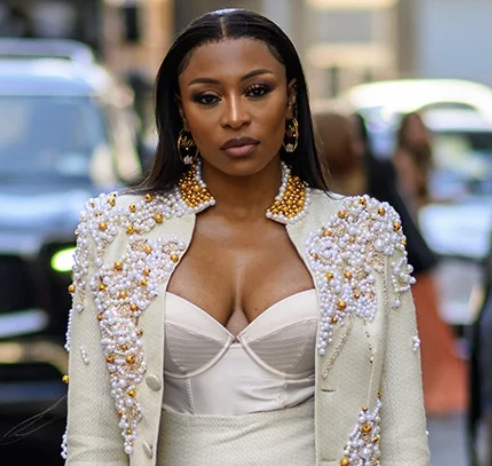
#> input picture python/photo/celeb1.png, 492 x 466 px; its folder holds only this picture in this run
$ python main.py
#> lines starting #> are read from the running program, lines starting #| are printed output that depends on the picture; after the words box and inside, x2 and y2 are one past the last pixel; in counts of white or black regions, pixels touching at a corner belong together
#> further down, img is the input picture: shape (466, 492, 3); mean B, G, R 132.5, 136.3, 143.9
"""
Python script for detecting and blurring faces
"""
from pathlib import Path
from matplotlib import pyplot as plt
#import OpenCV library
import cv2

# test: reading an image
#img = Image.open('photo/celeb1.png')
#img.show()

"""
Convert to gray for opencv bc it expects gray images
Source: https://www.superdatascience.com/blogs/opencv-face-detection
"""
def convert_to_rgb(img): # cv loads images into bgr by default
    """Converts image colours from BGR to RGB

    Args:
        img (numpy.ndarray) : image in BGR colour

    Returns:
        Return the image in RGB colours
    """
    return cv2.cvtColor(img, cv2.COLOR_BGR2RGB) # convert images to different color

# loading up cascade classifier training file for haarcascade
haar_face_cascade = cv2.CascadeClassifier('data/haarcascade_frontalface_alt.xml')

def detect_faces(f_cascade, colored_img, scaleFactor = 1.1):
    """Face detection grouped in a function

    Args:
        f_cascade (cv2.CascadeClassifier): Haar face classifier used for face detection
        colored_img (numpy.ndarray) : image in BGR colours
        scaleFactor (float): 1.1, compensates when 1 face appears bigger than others

    Returns:
        Return the image with the detected face in a rectangle
    """
    img_copy = colored_img.copy()

    gray = cv2.cvtColor(img_copy, cv2.COLOR_BGR2GRAY)

    # multiscale: scans and detect faces + returns points of face in rect(x,y,w,h)
    # scaleFactor: compensates when 1 face appears bigger than others
    # minNeighbors: moving windows to detect
    faces = f_cascade.detectMultiScale(gray, scaleFactor=scaleFactor, minNeighbors=5)
    print('Faces found: ', len(faces)) # give the number of faces

    for (x, y, w, h) in faces:
        cv2.rectangle(img_copy, (x, y), (x+w, y+h), (0, 255, 0), 2)
    return img_copy

def blur_detect_faces(f_cascade, colored_img, scaleFactor = 1.1):
    """Blur effect on a detected face

    Args:
        f_cascade (cv2.CascadeClassifier): Haar face classifier used for face detection
        colored_img (numpy.ndarray) : image in BGR colours
        scaleFactor (float): 1.1, compensates when 1 face appears bigger than others

    Returns:
        Return the image with blurred detected faces in a rectangle
    """
#> called with scaleFactor = 1.1
    img_copy = colored_img.copy()

    gray = cv2.cvtColor(img_copy, cv2.COLOR_BGR2GRAY)
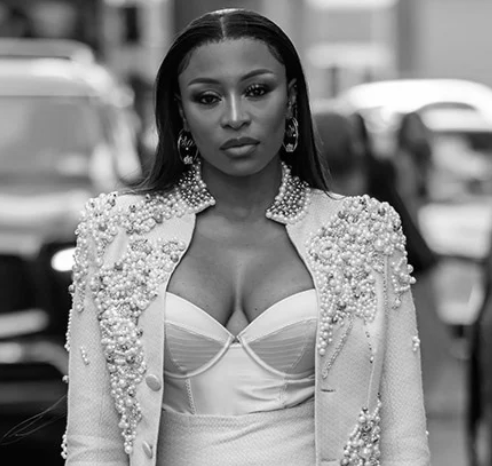
#> gray: shape (466, 492); min 0, max 255, mean 138.1

    faces = f_cascade.detectMultiScale(gray, scaleFactor=scaleFactor, minNeighbors=5)
#> faces = [[168, 42, 132, 132]]
    #print('Faces found: ', len(faces))

    #https://www.geeksforgeeks.org/python/how-to-blur-faces-in-images-using-opencv-in-python/
    for (x, y, w, h) in faces: # loop over faces
        cv2.rectangle(img_copy, (x, y), (x+w, y+h), (0, 255, 0), 2)
        #blur effect
        roi = img_copy[y:y+h, x:x+w] # extracts face region
        roi = cv2.GaussianBlur(roi, (75, 75), 30) # here to change the intensity of the blur
        img_copy[y:y+h, x:x+w] = roi # replaces original face with blurred face
#> this loop made 1 pass
#> pass 1, in blur_detect_faces, `roi = img_copy[y:y+h, x:x+w]`:
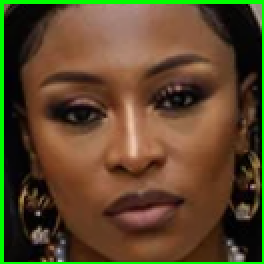
#> roi: shape (132, 132, 3) (shown 2 times larger); mean B, G, R 42.2, 71.3, 91.1
#> pass 1, in blur_detect_faces, `roi = cv2.GaussianBlur(roi, (75, 75), 30)`:
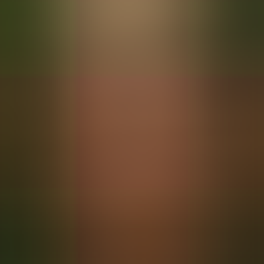
#> roi: shape (132, 132, 3) (shown 2 times larger); mean B, G, R 42.7, 68.3, 92.2
#> after the loop:
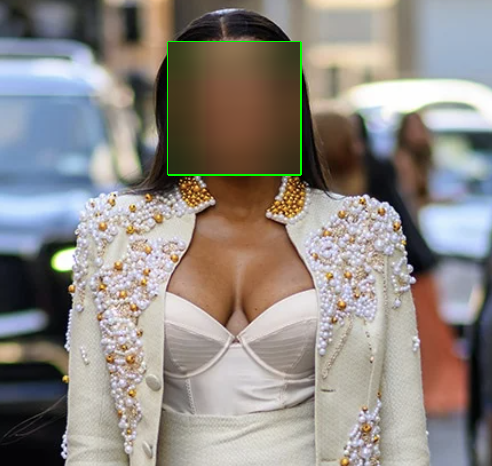
#> img_copy: shape (466, 492, 3); 7.95% of pixels changed, all inside (x1, y1, x2, y2) = (167, 41, 302, 176)
    return img_copy

""" Cours de traitment d'image
TP 7
Line 16
"""
INPUT_DIR = 'photo'
# for loop in the png images in the photo folder
for file_name in Path(INPUT_DIR).iterdir():
    if file_name.suffix == ".png":
        img = cv2.imread(str(file_name))
       # blurring of the face
        faces_blurred_img = blur_detect_faces(haar_face_cascade, img)
        plt.imshow(convert_to_rgb(faces_blurred_img)) # display image
        plt.show()

       # face detection
        faces_detected_img = detect_faces(haar_face_cascade, img)
#| Faces found:  1
#> the loop in detect_faces, `for (x, y, w, h) in faces:` made 1 pass
#> after the loop in detect_faces, `for (x, y, w, h) in faces:`:
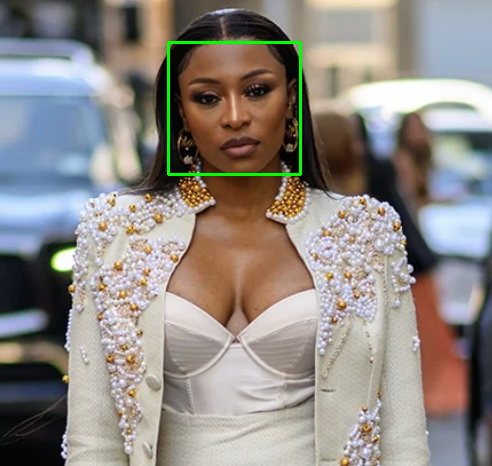
#> img_copy: shape (466, 492, 3); 0.69% of pixels changed, all inside (x1, y1, x2, y2) = (167, 41, 302, 176)
        plt.imshow(convert_to_rgb(faces_detected_img))
        plt.show()

$ run again, on python/photo/celeb13.png
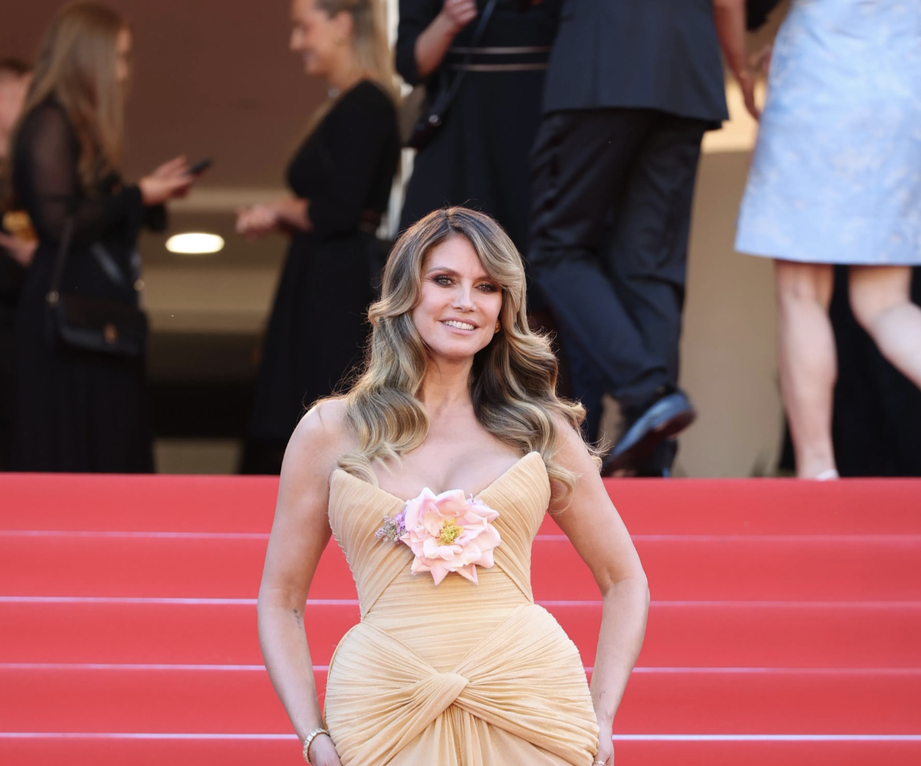
#> input picture python/photo/celeb13.png, 921 x 766 px, shrunk from 1264 x 1052 before the run
#> img is the input picture: shape (766, 921, 3); mean B, G, R 94.3, 92.9, 138.3
#> in blur_detect_faces, `faces = f_cascade.detectMultiScale(gray, scaleFactor=scaleFactor, minN..`: faces = [[411, 244, 103, 103]]
#> the loop in blur_detect_faces, `for (x, y, w, h) in faces:` made 1 pass
#> after the loop in blur_detect_faces, `for (x, y, w, h) in faces:`:
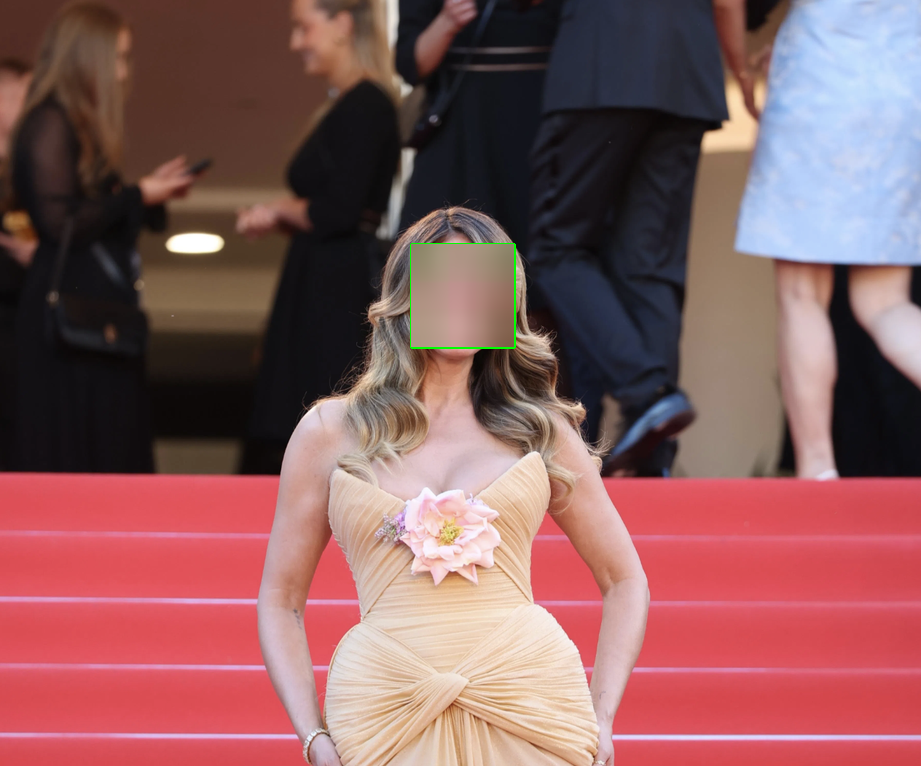
#> img_copy: shape (766, 921, 3); 1.59% of pixels changed, all inside (x1, y1, x2, y2) = (410, 243, 516, 349)
#| Faces found:  1
#> the loop in detect_faces, `for (x, y, w, h) in faces:` made 1 pass
#> after the loop in detect_faces, `for (x, y, w, h) in faces:`:
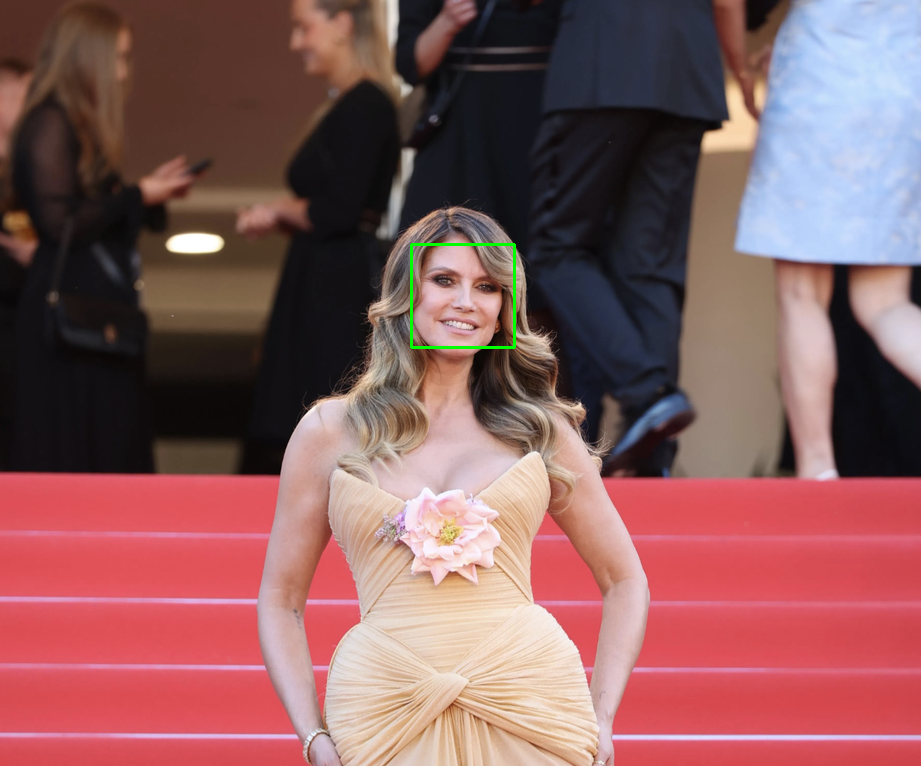
#> img_copy: shape (766, 921, 3); 0.17% of pixels changed, all inside (x1, y1, x2, y2) = (410, 243, 516, 349)

$ run again, on python/photo/celeb14.png
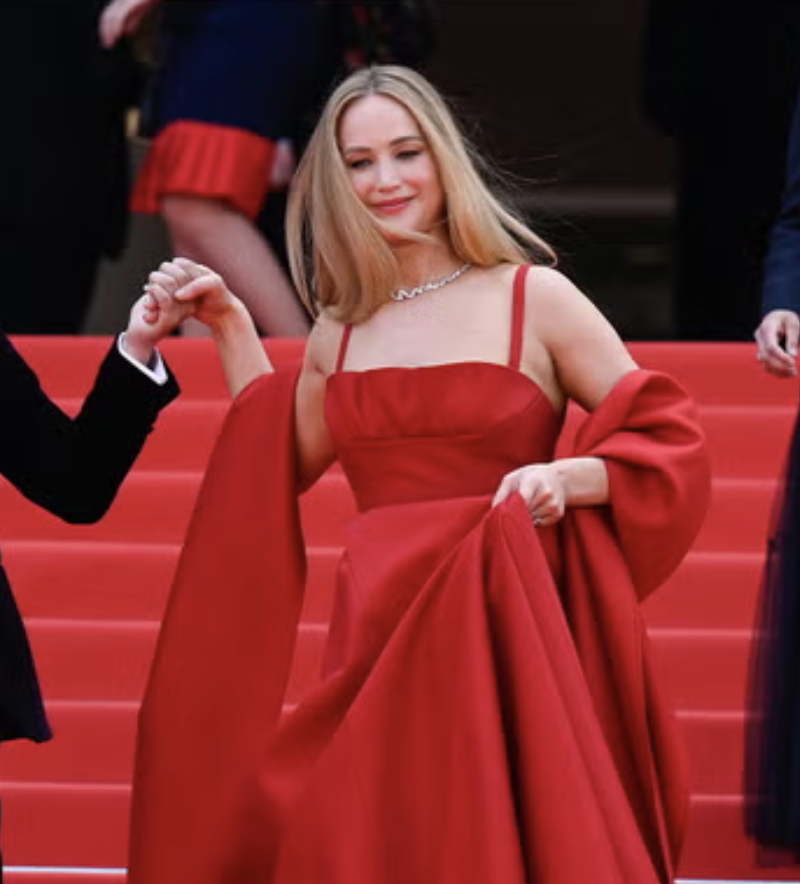
#> input picture python/photo/celeb14.png, 800 x 884 px
#> img is the input picture: shape (884, 800, 3); mean B, G, R 43.4, 43.6, 119.1
#> in blur_detect_faces, `faces = f_cascade.detectMultiScale(gray, scaleFactor=scaleFactor, minN..`: faces = [[314, 102, 140, 140]]
#> the loop in blur_detect_faces, `for (x, y, w, h) in faces:` made 1 pass
#> after the loop in blur_detect_faces, `for (x, y, w, h) in faces:`:
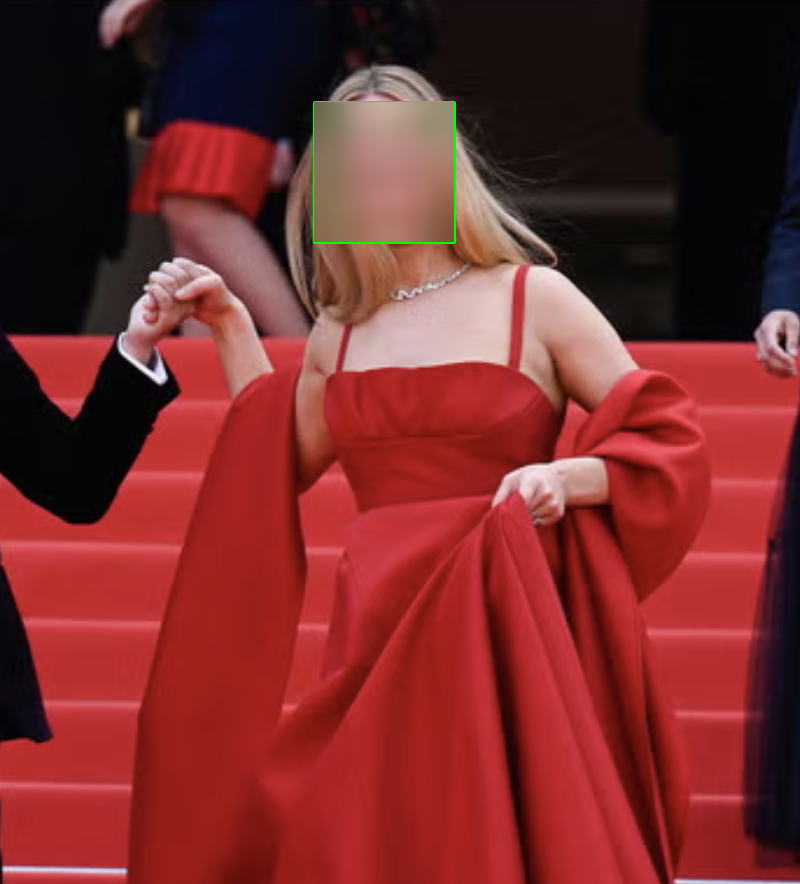
#> img_copy: shape (884, 800, 3); 2.89% of pixels changed, all inside (x1, y1, x2, y2) = (313, 101, 456, 244)
#| Faces found:  1
#> the loop in detect_faces, `for (x, y, w, h) in faces:` made 1 pass
#> after the loop in detect_faces, `for (x, y, w, h) in faces:`:
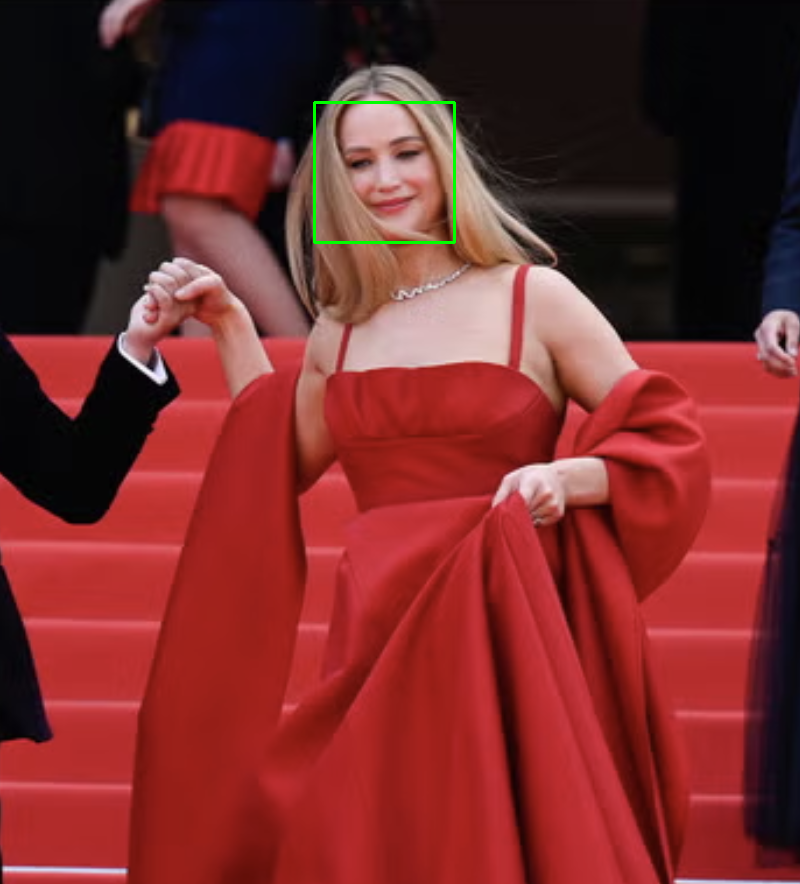
#> img_copy: shape (884, 800, 3); 0.24% of pixels changed, all inside (x1, y1, x2, y2) = (313, 101, 456, 244)

$ run again, on python/photo/celeb15.png
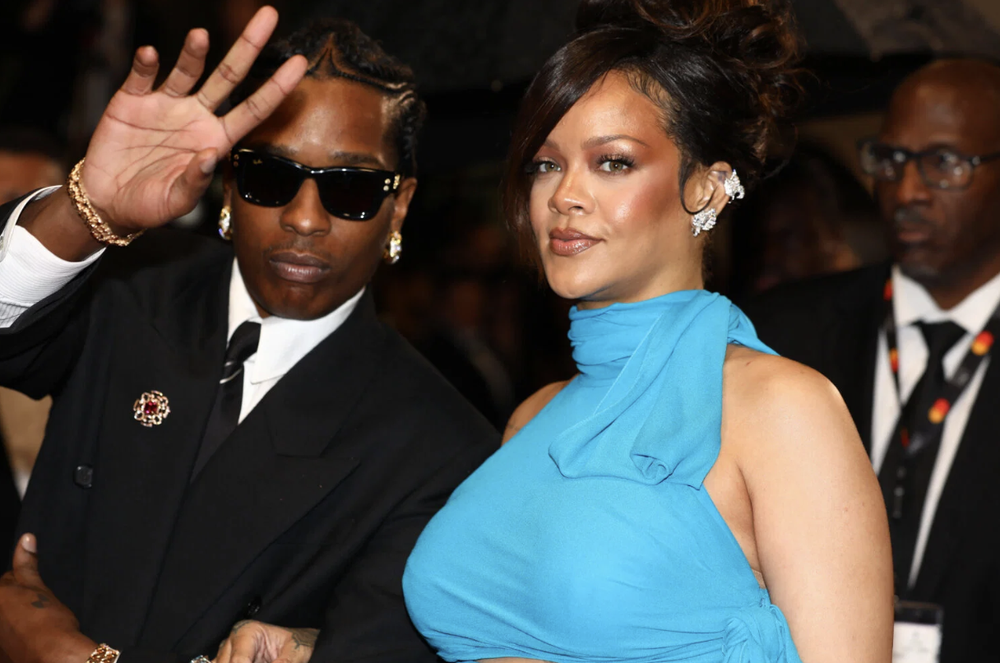
#> input picture python/photo/celeb15.png, 1000 x 663 px, shrunk from 1216 x 806 before the run
#> img is the input picture: shape (663, 1000, 3); mean B, G, R 71.1, 73.7, 74.3
#> in blur_detect_faces, `faces = f_cascade.detectMultiScale(gray, scaleFactor=scaleFactor, minN..`: faces = [[850, 103, 138, 138], [491, 93, 182, 182]]
#> the loop in blur_detect_faces, `for (x, y, w, h) in faces:` made 2 passes
#> after the loop in blur_detect_faces, `for (x, y, w, h) in faces:`:
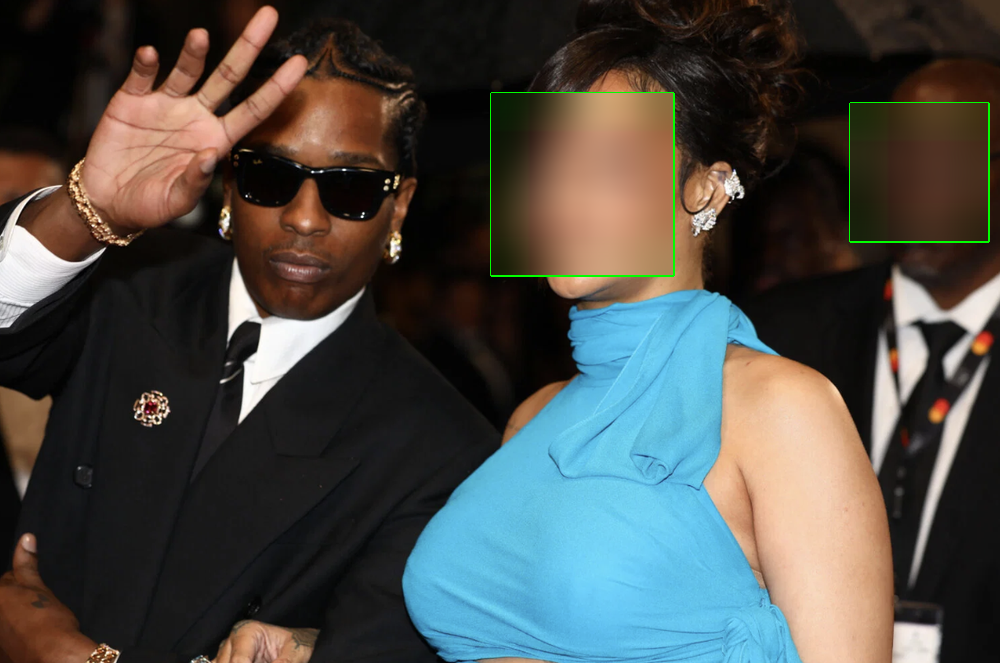
#> img_copy: shape (663, 1000, 3); 8.16% of pixels changed, all inside (x1, y1, x2, y2) = (490, 92, 990, 277)
#| Faces found:  2
#> the loop in detect_faces, `for (x, y, w, h) in faces:` made 2 passes
#> after the loop in detect_faces, `for (x, y, w, h) in faces:`:
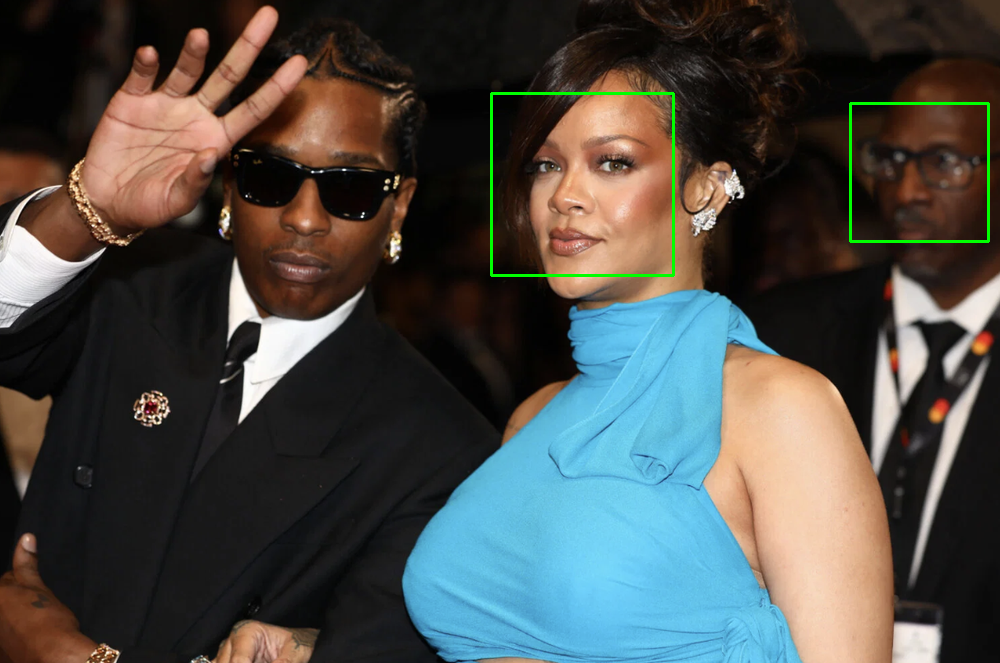
#> img_copy: shape (663, 1000, 3); 0.58% of pixels changed, all inside (x1, y1, x2, y2) = (490, 92, 990, 277)
